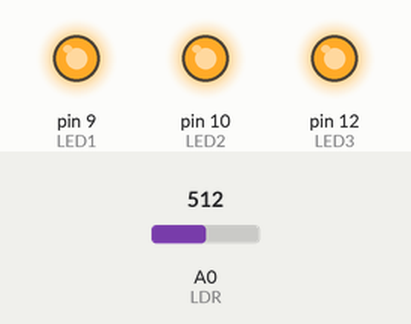
The sketch below on a simulated Arduino Uno, built with avr-gcc and run on an emulated ATmega328P. Parts: output pins drawn as LEDs (lit = HIGH). Inputs (shaded band) come from the test bench; at power-on: A0 (LDR) = 512.

Above: at 0.1 s.
Timing chart, 0 to 1.6 s (numbered marks = the images above):
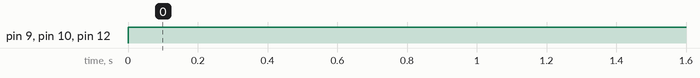

Measured:
- by itself, pin 9 (LED1), pin 10 (LED2), pin 12 (LED3): LOW → HIGH at 0.00 s

The sketch:

Smart_Street_light.ino
```cpp
#define IR1 2
#define IR2 3
#define IR3 4

#define LED1 9
#define LED2 10
#define LED3 12

#define LDR A0

#define ON HIGH
#define OFF LOW

boolean isDay = true;

void setup() {
  pinMode(IR1, INPUT);
  pinMode(IR2, INPUT);
  pinMode(IR3, INPUT);

  pinMode(LED1, OUTPUT);
  pinMode(LED2, OUTPUT);
  pinMode(LED3, OUTPUT);

  pinMode(LDR, INPUT);

  // Turn off all LEDs at start
  digitalWrite(LED1, OFF);
  digitalWrite(LED2, OFF);
  digitalWrite(LED3, OFF);
}

void loop() {
  int ldrValue = analogRead(LDR);

  // Set threshold: above 700 = daytime, below 200 = night
  if (ldrValue > 700) {
    isDay = true;
  } else if (ldrValue < 200) {
    isDay = false;
  }

  if (isDay) {
    // Turn off all LEDs during daytime
    digitalWrite(LED1, ON);
    digitalWrite(LED2, ON);
    digitalWrite(LED3, ON);
  } else {
    // Nighttime behavior — IR-based control
    if (digitalRead(IR1) == HIGH) {
      digitalWrite(LED1, OFF);
      delay(500);
    } else {
      digitalWrite(LED1, ON);
    }

    if (digitalRead(IR2) == HIGH) {
      digitalWrite(LED2, OFF);
      delay(500);
    } else {
      digitalWrite(LED2, ON);
    }

    if (digitalRead(IR3) == HIGH) {
      digitalWrite(LED3, OFF);
      delay(500);
    } else {
      digitalWrite(LED3, ON);
    }
  }

  delay(100); // Small delay to stabilize the loop
}
```
